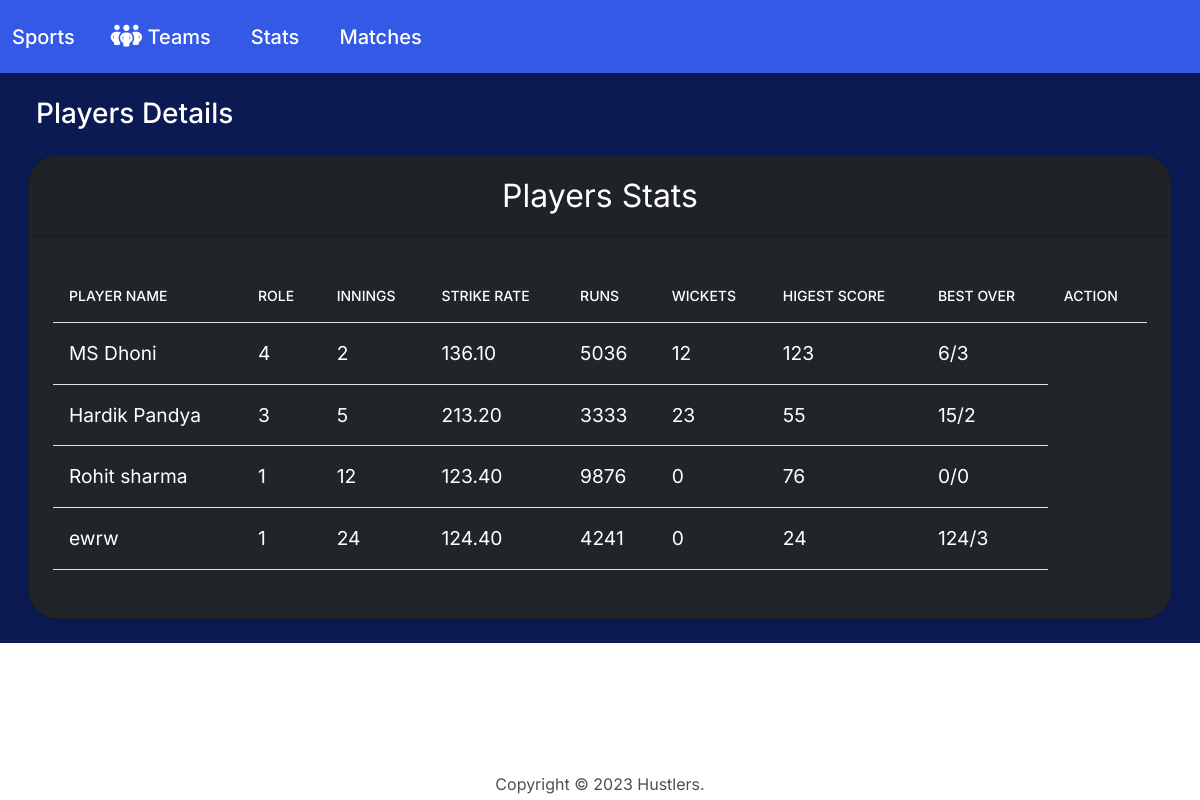
Screenshot of /stats/ with the database file from the repository.
### teams/models.py (models this page shows, shortened)
class Player(models.Model):
    Player_roles = [('1', 'batter'), ('2', 'bowler'), ('3', 'All-rounder'), ('4', 'Wk')]
    Name    = models.CharField(max_length=50, primary_key=True, validators=[Name_validate])
    Team    = models.ForeignKey(Team, on_delete=models.CASCADE)
    Jersey_no = models.PositiveSmallIntegerField()
    Price   = models.DecimalField(max_digits=10, decimal_places=0)
    Age     = models.DecimalField(max_digits=2, decimal_places=0)
    Role    = models.CharField(max_length=20,choices=Player_roles)
    Innings = models.PositiveIntegerField()
    Strike_Rate = models.DecimalField(max_digits=5, decimal_places=2)
    Total_runs = models.PositiveSmallIntegerField()
    Total_wickets = models.PositiveSmallIntegerField(default =0)
    Best_score_batting = models.PositiveSmallIntegerField(null=True)
    Best_Score_bowling = ScoreField(null=True)

### teams/views.py (the view)
# urls.py: path('stats/', views.stats, name='stats'),
def stats(request):
  return render(request, 'teams/stats.html', {
    'Teams': Team.objects.all(),
    'Players': Player.objects.all()
  })

### teams/templates/teams/stats.html (shortened to what this page needs)
{% extends "teams/base.html" %}
{% block body %}
<h3 class="m-4 text-white"> Players Details</h3>
<div class="row">
    <div class="col-12">
        {% if Players %}
        <div class="card text-white bg-dark ms-3 me-3 mb-4" style="border-radius: 30px;">
            <div class="card-header text-center " style="font-size: 2em;">
                Players Stats
            </div>
            <div class="card-body">
                <p class="card-text">
                <div class="table-responsive">
                    <table class="table table-hover text-white" style="font-size: 1.2em;">
                        <thead>
                            <tr>
                                <th scope="col">Player Name</th>
                                <th scope="col">Role</th>
                                <th scope="col">Innings</th>
                                <th scope="col">Strike Rate</th>
                                <th scope="col">Runs</th>
                                <th scope="col">Wickets</th>
                                <th scope="col">Higest Score</th>
                                <th scope="col">Best Over</th>
                                <th scope="col">Action</th>
                            </tr>
                        </thead>
                        <tbody>
                            {% for var in Players %}
                            <tr>
                                <td>{{ var.Name }}</td>
                                <td>{{ var.Role }}</td>
                                <td>{{ var.Innings }}</td>
                                <td>{{ var.Strike_Rate }}</td>
                                <td>{{ var.Total_runs }}</td>
                                <td>{{ var.Total_wickets }}</td>
                                <td>{{ var.Best_score_batting }}</td>
                                <td>{{ var.Best_Score_bowling }}</td>
                            </tr>
                            {% endfor %}
                        </tbody>
                    </table>
        </div>
        </p>
    </div>
</div>
{% else %}
<h5 class="alert alert-primary ms-4 me-4"> NO Players Record</h5>
{% endif %}
</div>
</div>
{% endblock %}

### rows the page displays
Player: Name "MS Dhoni", Role "4", Innings "2", Strike_Rate "136.10", Total_runs "5036", Total_wickets "12", Best_score_batting "123", Best_Score_bowling "6/3"
Player: Name "Hardik Pandya", Role "3", Innings "5", Strike_Rate "213.20", Total_runs "3333", Total_wickets "23", Best_score_batting "55", Best_Score_bowling "15/2"
Player: Name "Rohit sharma", Role "1", Innings "12", Strike_Rate "123.40", Total_runs "9876", Total_wickets "0", Best_score_batting "76", Best_Score_bowling "0/0"
Player: Name "ewrw", Role "1", Innings "24", Strike_Rate "124.40", Total_runs "4241", Total_wickets "0", Best_score_batting "24", Best_Score_bowling "124/3"
